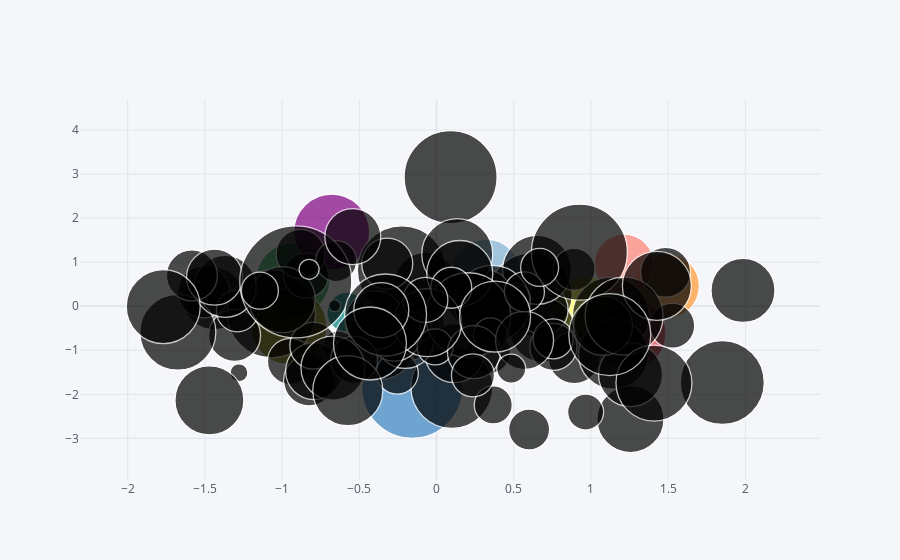

The cell this chart's notebook holds for it:
### Code cell
df.iplot(kind='bubble',x='A',y='B',size='C')
